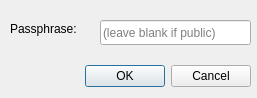
<?xml version="1.0" encoding="UTF-8"?>
<ui version="4.0">
 <class>PassphraseDialog</class>
 <widget class="QDialog" name="PassphraseDialog">
  <property name="geometry">
   <rect>
    <x>0</x>
    <y>0</y>
    <width>257</width>
    <height>98</height>
   </rect>
  </property>
  <property name="windowTitle">
   <string>Enter key passphrase</string>
  </property>
  <widget class="QDialogButtonBox" name="buttonBox">
   <property name="geometry">
    <rect>
     <x>-90</x>
     <y>60</y>
     <width>341</width>
     <height>32</height>
    </rect>
   </property>
   <property name="orientation">
    <enum>Qt::Horizontal</enum>
   </property>
   <property name="standardButtons">
    <set>QDialogButtonBox::Cancel|QDialogButtonBox::Ok</set>
   </property>
  </widget>
  <widget class="QLineEdit" name="tbPassphrase">
   <property name="geometry">
    <rect>
     <x>100</x>
     <y>20</y>
     <width>151</width>
     <height>25</height>
    </rect>
   </property>
   <property name="echoMode">
    <enum>QLineEdit::Password</enum>
   </property>
   <property name="cursorPosition">
    <number>0</number>
   </property>
   <property name="placeholderText">
    <string>(leave blank if public)</string>
   </property>
  </widget>
  <widget class="QLabel" name="_l2">
   <property name="geometry">
    <rect>
     <x>10</x>
     <y>20</y>
     <width>101</width>
     <height>17</height>
    </rect>
   </property>
   <property name="text">
    <string>Passphrase:</string>
   </property>
  </widget>
 </widget>
 <resources/>
 <connections>
  <connection>
   <sender>buttonBox</sender>
   <signal>accepted()</signal>
   <receiver>PassphraseDialog</receiver>
   <slot>accept()</slot>
   <hints>
    <hint type="sourcelabel">
     <x>248</x>
     <y>254</y>
    </hint>
    <hint type="destinationlabel">
     <x>157</x>
     <y>274</y>
    </hint>
   </hints>
  </connection>
  <connection>
   <sender>buttonBox</sender>
   <signal>rejected()</signal>
   <receiver>PassphraseDialog</receiver>
   <slot>reject()</slot>
   <hints>
    <hint type="sourcelabel">
     <x>316</x>
     <y>260</y>
    </hint>
    <hint type="destinationlabel">
     <x>286</x>
     <y>274</y>
    </hint>
   </hints>
  </connection>
 </connections>
</ui>
